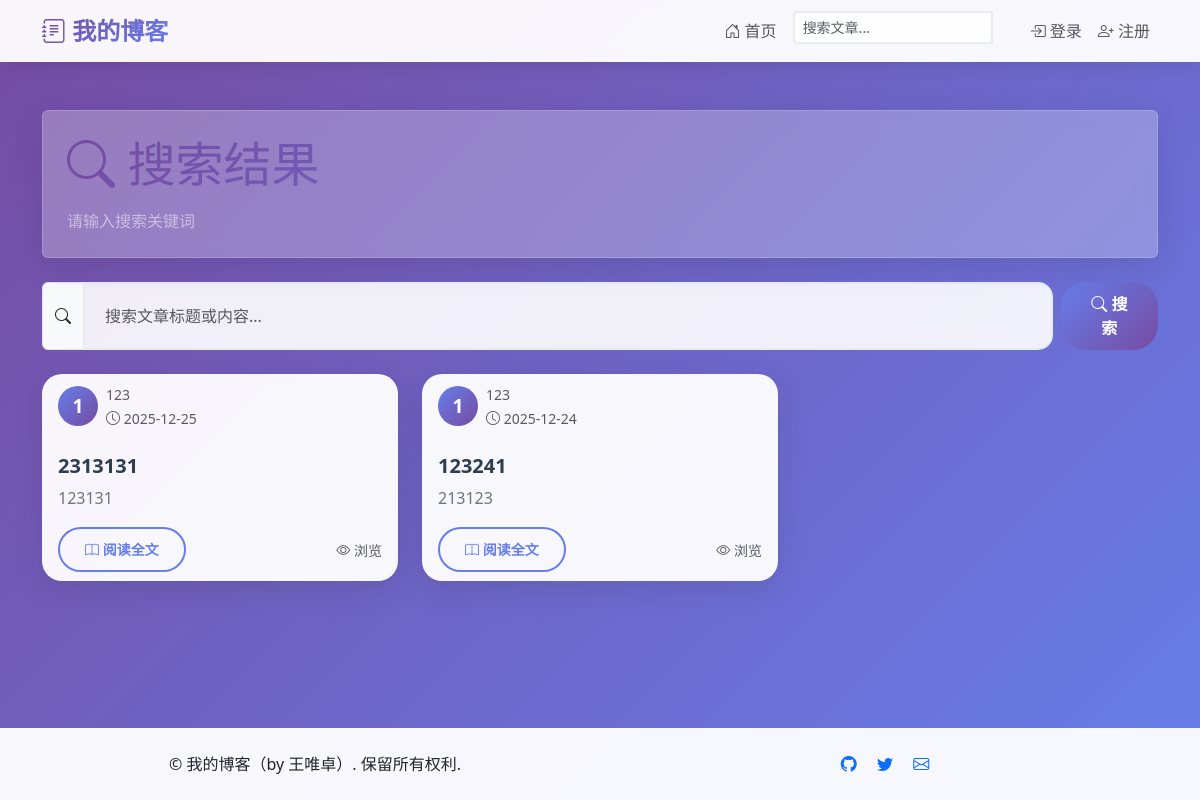
The app's page /search/ with its own data.
### blogs/models.py (models this page shows, shortened)
class BlogPost(models.Model):
    title = models.CharField(max_length=200, verbose_name='标题')
    text = models.TextField(verbose_name='正文')
    date_added = models.DateTimeField(default=timezone.now, verbose_name='添加日期')
    author = models.ForeignKey(User, on_delete=models.CASCADE, verbose_name='作者')
    tags = models.ManyToManyField(Tag, blank=True, verbose_name='标签')
    class Meta:
        verbose_name = '博客帖子'
        verbose_name_plural = '博客帖子'
        ordering = ['-date_added']  # 按时间倒序排列

### blogs/views.py (the view)
# urls.py: path('search/', views.search_posts, name='search_posts'),
def search_posts(request):
    query = request.GET.get('q', '')
    if query:
        posts = BlogPost.objects.filter(
            Q(title__icontains=query) | Q(text__icontains=query)
        ).distinct()
    else:
        posts = BlogPost.objects.all()
    paginator = Paginator(posts, 5)  # 每页显示5篇文章
    page_number = request.GET.get('page')
    page_obj = paginator.get_page(page_number)
    context = {
        'page_obj': page_obj,
        'query': query,
        'search_results_count': posts.count()
    }
    return render(request, 'blogs/search_results.html', context)

### blogs/templates/blogs/search_results.html (shortened to what this page needs)
{% extends 'blogs/base.html' %}
{% block content %}
<div class="row mb-4">
    <div class="col-12">
        <div class="glass p-4 rounded">
            <h1 class="display-5 text-gradient mb-3">
                <i class="bi bi-search animated-icon"></i> 搜索结果
            </h1>
            <p class="text-white-50 mb-0">
                {% if query %}
                    搜索关键词: "{{ query }}" (找到 {{ search_results_count }} 篇文章)
                {% else %}
                    请输入搜索关键词
                {% endif %}
            </p>
        </div>
    </div>
</div>
{% include 'blogs/search_box.html' %}
<div class="row">
    {% for post in page_obj %}
    <div class="col-md-6 col-lg-4 mb-4">
        <div class="card h-100">
            <div class="card-header bg-transparent border-0 pb-0">
                <div class="d-flex align-items-center mb-2">
                    <div class="avatar me-2">
                        {{ post.author.username|first|upper }}
                    </div>
                    <div>
                        <small class="text-muted">{{ post.author.username }}</small>
                        <br>
                        <small class="text-muted">
                            <i class="bi bi-clock"></i> {{ post.date_added|date:"Y-m-d" }}
                        </small>
                    </div>
                </div>
            </div>
            <div class="card-body">
                <h5 class="card-title">
                    <a href="{% url 'blogs:post_detail' post.id %}" class="text-decoration-none">{{ post.title }}</a>
                </h5>
                <p class="card-text">{{ post.text|truncatechars:120 }}</p>
            </div>
            <div class="card-footer bg-transparent border-0 pt-0">
                <div class="d-flex justify-content-between align-items-center">
                    <a href="{% url 'blogs:post_detail' post.id %}" class="btn btn-sm btn-outline-primary pulse-on-hover">
                        <i class="bi bi-book"></i> 阅读全文
                    </a>
                    <div class="text-muted">
                        <small><i class="bi bi-eye"></i> 浏览</small>
                    </div>
                </div>
            </div>
        </div>
    </div>
    {% endfor %}
</div>
{% endblock %}

### blogs/static/blogs/css/style.css (style rules this page uses)
body { font-family: 'Segoe UI', Tahoma, Geneva, Verdana, sans-serif; background: linear-gradient(135deg, #667eea 0%, #764ba2 100%); background: -webkit-linear-gradient(135deg, #667eea 0%, #764ba2 100%); background: -moz-linear-gradient(135deg, #667eea 0%, #764ba2 100%); background: -o-linear-gradient(135deg, #667eea 0%, #764ba2 100%); min-height: 100vh; }
.card { border: none; border-radius: 20px; transition: all 0.3s ease; background: rgba(255, 255, 255, 0.95); background: -webkit-linear-gradient(rgba(255, 255, 255, 0.95), rgba(255, 255, 255, 0.95)); background: -moz-linear-gradient(rgba(255, 255, 255, 0.95), rgba(255, 255, 255, 0.95)); background: -o-linear-gradient(rgba(255, 255, 255, 0.95), rgba(255, 255, 255, 0.95)); backdrop-filter: blur(10px); -webkit-backdrop-filter: blur(10px); box-shadow: 0 8px 32px rgba(0,0,0,0.1); z-index: 1; }
.card-title a { color: #2c3e50; font-weight: 600; transition: all 0.3s ease; }
.card-text { color: #6c757d; line-height: 1.6; }
.btn { border-radius: 25px; padding: 10px 25px; font-weight: 600; transition: all 0.3s ease; -webkit-transition: all 0.3s ease; -moz-transition: all 0.3s ease; -o-transition: all 0.3s ease; border: none; position: relative; overflow: hidden; }
.btn:before { content: ''; position: absolute; top: 0; left: -100%; width: 100%; height: 100%; background: linear-gradient(90deg, transparent, rgba(255,255,255,0.3), transparent); transition: left 0.5s; }
.btn-outline-primary { border: 2px solid #667eea; color: #667eea; }
.glass { background: rgba(255, 255, 255, 0.25); background: -webkit-linear-gradient(rgba(255, 255, 255, 0.25), rgba(255, 255, 255, 0.25)); background: -moz-linear-gradient(rgba(255, 255, 255, 0.25), rgba(255, 255, 255, 0.25)); background: -o-linear-gradient(rgba(255, 255, 255, 0.25), rgba(255, 255, 255, 0.25)); backdrop-filter: blur(10px); -webkit-backdrop-filter: blur(10px); border-radius: 20px; border: 1px solid rgba(255, 255, 255, 0.18); box-shadow: 0 8px 32px rgba(0,0,0,0.1); position: relative; z-index: 1; }
html, body { height: 100%; }
body { display: flex; flex-direction: column; }
.card { animation: fadeInUp 0.6s ease forwards; }
.card:nth-child(1) { animation-delay: 0.1s; }
.text-gradient { background: linear-gradient(135deg, #667eea 0%, #764ba2 100%); background: -webkit-linear-gradient(135deg, #667eea 0%, #764ba2 100%); background: -moz-linear-gradient(135deg, #667eea 0%, #764ba2 100%); background: -o-linear-gradient(135deg, #667eea 0%, #764ba2 100%); -webkit-background-clip: text; -webkit-text-fill-color: transparent; background-clip: text; }
.animated-icon { animation: float 3s ease-in-out infinite; }
.avatar { width: 40px; height: 40px; border-radius: 50%; background: linear-gradient(135deg, #667eea 0%, #764ba2 100%); display: flex; align-items: center; justify-content: center; color: white; font-weight: bold; font-size: 1.2rem; }

### records on screen
BlogPost: author.username|first "1", author.username "123", date_added "2025-12-25", title "2313131", text "123131"
BlogPost: author.username|first "1", author.username "123", date_added "2025-12-24", title "123241", text "213123"
